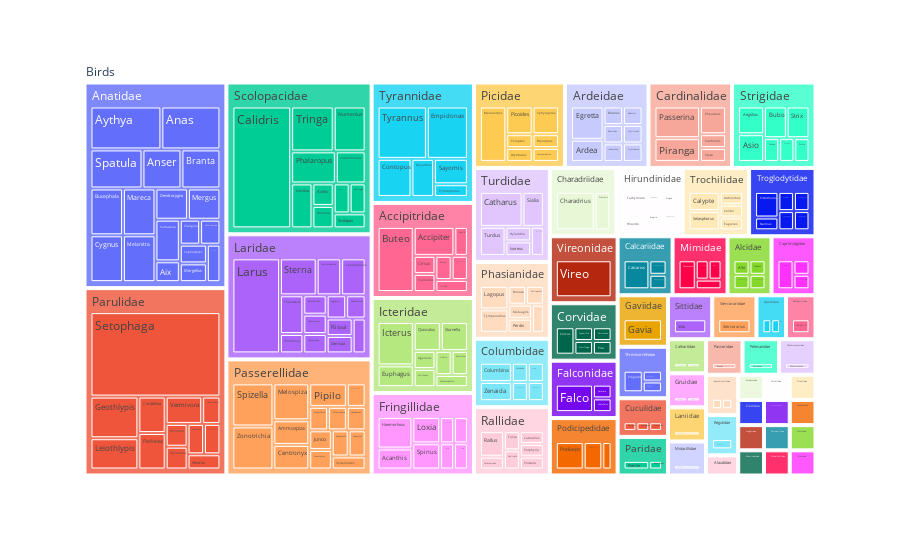

Source (notebook cell):
### Code cell
px.treemap(birds_df,path=[px.Constant("Birds"), 'Family', 'Genus'])

### Figure 1 — Plotly figure (JSON) as saved in the notebook; plotly's stock layout.template omitted (floating-point values rounded to 4 significant figures; data arrays with more than 128 entries replaced by an {"elided": "..."} marker saying what was removed)
{"data": [{"branchvalues": "total", "domain": {"x": [0, 1], "y": [0, 1]}, "hovertemplate": "labels=%{label}<br>count=%{value}<br>parent=%{parent}<br>id=%{id}<extra></extra>", "ids": {"elided": "298 str values"}, "labels": {"elided": "298 str values"}, "name": "", "parents": {"elided": "298 str values"}, "type": "treemap", "values": {"elided": "298 int values"}}], "layout": {"legend": {"tracegroupgap": 0}, "margin": {"t": 60}}}
